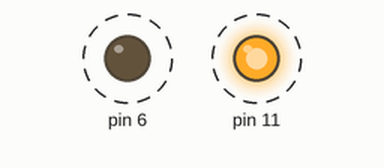
A sketch run on a simulated Arduino Uno, built with avr-gcc and run on an emulated ATmega328P. Shown: output pins drawn as LEDs (lit = HIGH). Dashed ring = blinking.

Above: at 0.15 s.
Timing chart, 0 to 3.0 s (numbered marks = the images above):
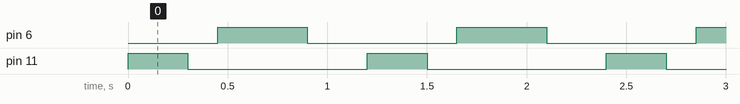

Measured:
- by itself, pin 6: alternates HIGH for 0.45 s and LOW for 0.75 s
- by itself, pin 11: alternates HIGH for 0.30 s and LOW for 0.90 s
- by itself, everything shown: repeats every 1.2 s, in 4 steps

The sketch:

LED_BLINK.ino
```cpp
void setup()
{
  pinMode(11, OUTPUT);
  pinMode(6, OUTPUT);
}

void loop()
{
  digitalWrite(11, HIGH);
  delay(300); // Wait for 1000 millisecond(s)
  digitalWrite(11, LOW);
  delay(150); // Wait for 1000 millisecond(s)
  digitalWrite(6, HIGH);
  delay(450); // Wait for 1000 millisecond(s)
  digitalWrite(6, LOW);
  delay(300); // Wait for 1000 millisecond(s)
}
```
